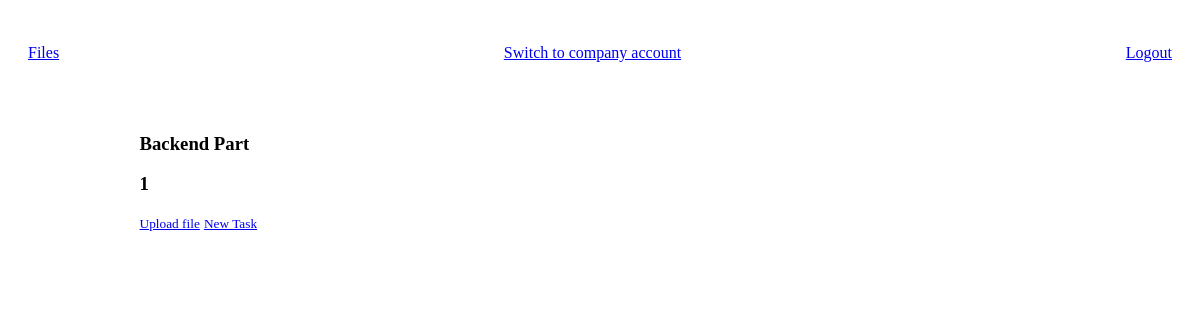
/milestone/1, run on an earlier commit of the app's database.
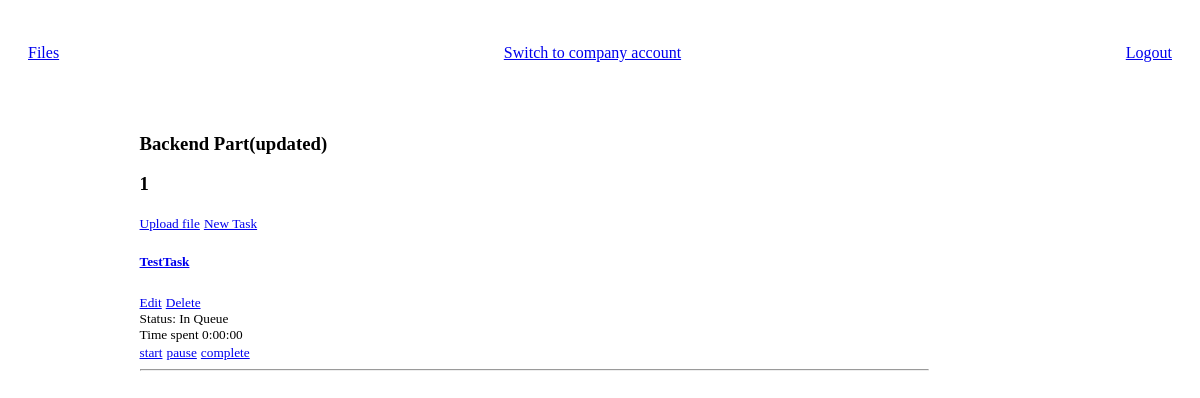
And on a later commit of the database.
### project_manager/models.py (models this page shows, shortened)
class Info(models.Model):
    STATUS = (
        ("In Progress", "In Progress"),
        ("In Queue", 'In Queue'),
        ("Paused", "Paused"),
        ("Completed", "Completed")
    )
    name = models.CharField(max_length=200)
    description = models.TextField(default='')
    created_by = models.ForeignKey(CostumUser, on_delete=models.CASCADE, default='', null=True,blank=True)
    complete = models.BooleanField(default=False)
    updated = models.DateTimeField(auto_now=True)
    status = models.CharField(choices=STATUS, default='In Queue',max_length=200)
    created = models.DateTimeField(auto_now_add=True)
    class Meta:
        abstract = True

class MileStone(Info):
    project = models.ForeignKey(Project, on_delete=models.CASCADE)
    value = models.IntegerField(default=0, null=True,blank=True)
    updated_by = models.ForeignKey(CostumUser, related_name="updated", on_delete=models.CASCADE, null=True, blank=True)
    team = models.ForeignKey(Team, on_delete=models.SET_NULL, null=True,blank=True,default=None)
    updated_at = models.DateTimeField(auto_now=True, null=True, blank=True)
    class Meta:
        ordering = ['-updated']
        verbose_name = "Milestone"
        verbose_name_plural = "Milestones"

class Task(Info):
    milestone = models.ForeignKey(MileStone,on_delete=models.SET_NULL, null=True,blank=True)
    workers = models.ManyToManyField(Worker)
    team = models.ForeignKey(Team, on_delete=models.SET_NULL, null=True,blank=True,default=None)
    start_time = models.DateTimeField(null=True, blank=True)
    pause_time = models.DurationField(null=True, blank=True)
    end_time = models.DateTimeField(null=True, blank=True)
    time_spent = models.DurationField(default=timedelta(0))

### project_manager/views.py (the view)
# urls.py: path('milestone/<str:id>', milestonepage, name='milestone-page'),
def milestonepage(request, id):
    milestone = MileStone.objects.get(id=id)
    tasks = milestone.task_set.all()
    context = {"milestone": milestone , 'tasks':tasks}
    return render(request,"project_manager/milestone-page.html", context)

### project_manager/templates/project_manager/milestone-page.html (shortened to what this page needs)
{% extends 'base.html' %}
{% block content %}
<div class='tasks-container'>
    <div>
    </div>
    <div>
        <div>
            <h3>{{milestone.name}}</h3>
            <h3>{{milestone.id}}</h3>
            <small><a href="{% url 'add_milestone_attachment' milestone.id %}">Upload file</a></small>
            <small><a href="{% url 'create-task' milestone.id %}">New Task</a></small>
        </div>
        <div>
            {% for task in tasks %}
                <h5><a href="{% url 'task-page' task.id %}">{{task.name}}</a></h5>
                <small><a href="{% url 'update-task' task.milestone.id task.id %}">Edit</a></small>
                <small><a href="{% url 'delete-task' task.id %}">Delete</a></small><br>
                <small>Status: {{task.status}}</small><br>
                <small>Time spent {{task.time_spent}}</small><br>
                <small><a href="{% url 'start-task' task.id %}">start</a></small>
                <small><a href="{% url 'pause-task' task.id %}">pause</a></small>
                <small><a href="{% url 'completed-task' task.id %}">complete</a></small>
                <hr>
            {% endfor %}
        </div>
    </div>
    <div>
    </div>
</div>
{% endblock %}

What changed in the data, as far as the page shows it:
changed MileStone id 1: name "Backend Part" → "Backend Part(updated)"
added Task: name "TestTask", status "In Queue", time_spent "0:00:00"
